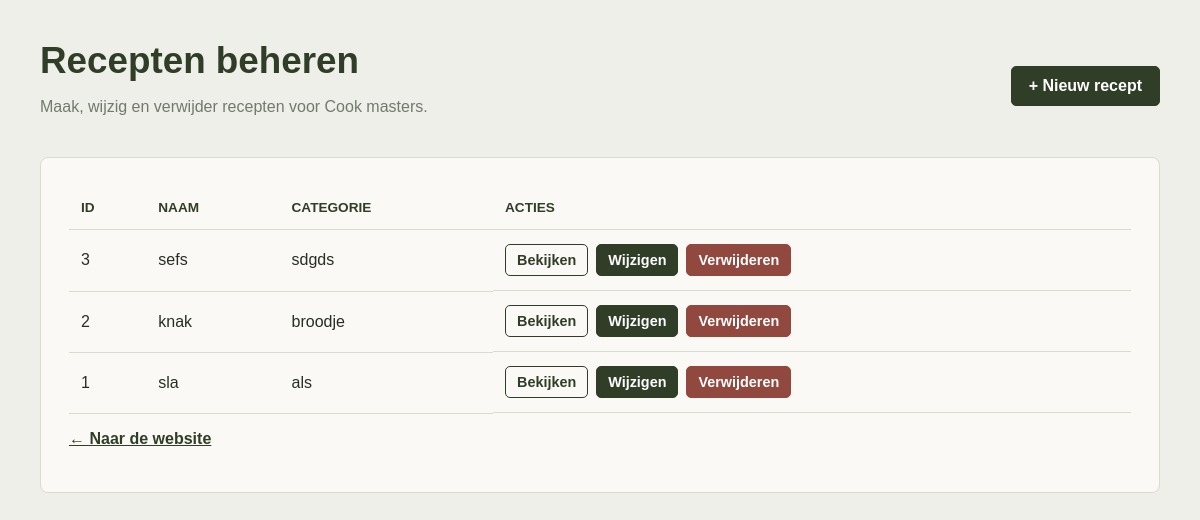
Page /dashboard/index.php on the earlier database version.
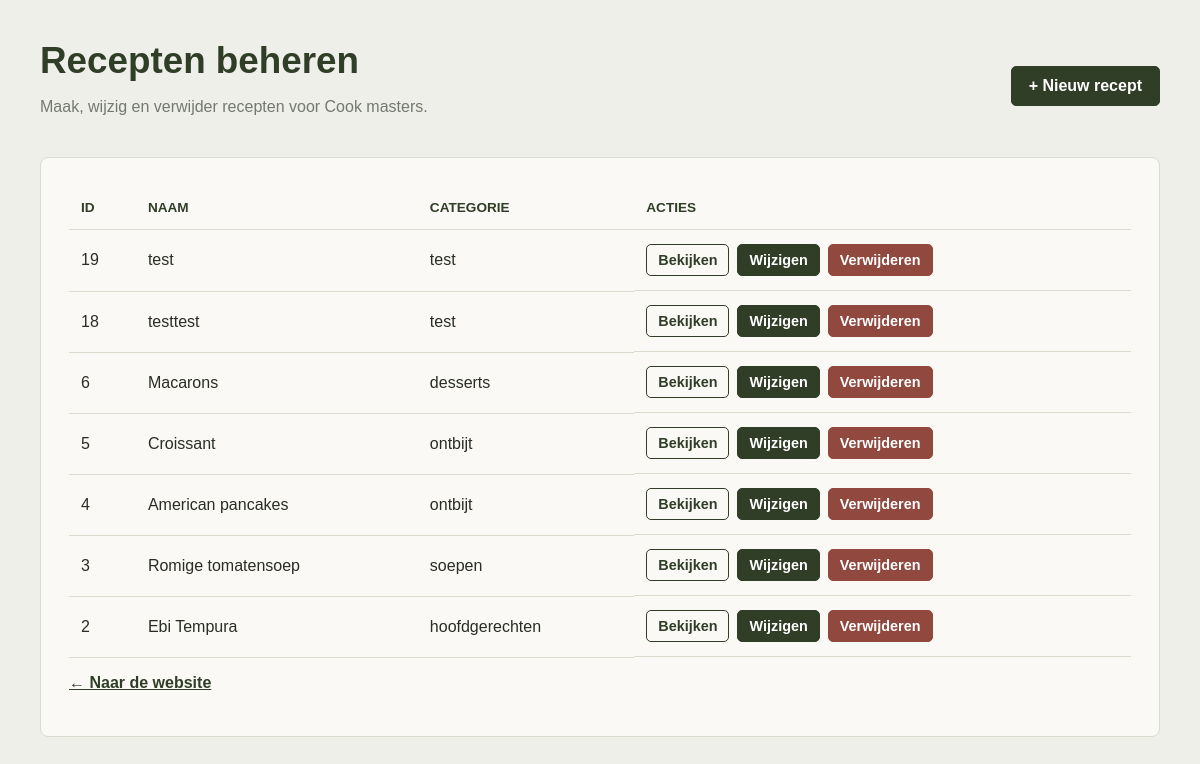
Same page on the later database version.
### tables this page shows
CREATE TABLE "CRUD"
(
    ID           integer not null
        constraint Primary_Key
            primary key autoincrement,
    Name         TEXT    not null,
    Categorie    TEXT    not null,
    Benodigheden TEXT    not null,
    Voorstuk     TEXT    not null,
    StappenPlan  TEXT    not null,
    EindTekst    TEXT    not null
, Image TEXT NOT NULL DEFAULT '');

### dashboard/index.php (the view, shortened to what this page needs)
<?php
require_once __DIR__ . '/../database.php';
$recipes = $db->query('SELECT * FROM CRUD ORDER BY ID DESC')->fetchAll();
?>
<!doctype html>
<html lang="nl">
<head><meta charset="UTF-8"><meta name="viewport" content="width=device-width, initial-scale=1.0"><title>Recepten beheren</title><link rel="stylesheet" href="dashboard.css"></head>
<body>
<main class="dashboard-shell">
    <header class="dashboard-header"><div><h1>Recepten beheren</h1><p class="muted">Maak, wijzig en verwijder recepten voor Cook masters.</p></div><a class="button" href="Create/index.php">+ Nieuw recept</a></header>
    <div class="panel">
    <table class="recipe-table">
        <tr><th>ID</th><th>Naam</th><th>Categorie</th><th>Acties</th></tr>
        <?php foreach ($recipes as $recipe): ?>
            <tr>
                <td><?= (int) $recipe['ID'] ?></td>
                <td><?= htmlspecialchars($recipe['Name']) ?></td>
                <td><?= htmlspecialchars($recipe['Categorie']) ?></td>
                <td class="actions">
                    <a class="button button-small button-secondary" href="Read/index.php?id=<?= (int) $recipe['ID'] ?>">Bekijken</a>
                    <a class="button button-small" href="Update/index.php?id=<?= (int) $recipe['ID'] ?>">Wijzigen</a>
                    <a class="button button-small button-danger" href="Delete/index.php?id=<?= (int) $recipe['ID'] ?>">Verwijderen</a>
                </td>
            </tr>
        <?php endforeach; ?>
    </table>
    <p><a href="../recepten.php">← Naar de website</a></p>
    </div>
</main>
</body>
</html>

### dashboard/dashboard.css (style rules this page uses)
:root { --forest: #415231; --forest-dark: #303d27; --sage: #a5b18f; --cream: #f7f4ec; --ink: #292d25; --line: #d9ddcf; }
* { box-sizing: border-box; }
body { margin: 0; min-height: 100vh; color: var(--ink); background: #eeefe9; font-family: Arial, Helvetica, sans-serif; }
.dashboard-shell { width: min(1120px, calc(100% - 32px)); margin: 0 auto; padding: 40px 0 60px; }
.dashboard-header { display: flex; align-items: center; justify-content: space-between; gap: 20px; margin-bottom: 25px; }
h1 { margin: 0 0 8px; color: var(--forest-dark); font-size: 2.3rem; }
.muted { color: #74796d; }
a { color: var(--forest-dark); font-weight: 600; }
.button, button { display: inline-block; border: 1px solid var(--forest-dark); border-radius: 5px; padding: 10px 17px; color: white; background: var(--forest-dark); cursor: pointer; font: inherit; font-weight: 600; text-decoration: none; }
.button-secondary { color: var(--forest-dark); background: transparent; }
.button-danger { border-color: #91483f; background: #91483f; }
.button-small { padding: 7px 11px; font-size: 0.85rem; }
.panel { padding: 28px; border: 1px solid var(--line); border-radius: 8px; background: #faf9f5; }
.recipe-table { width: 100%; border-collapse: collapse; }
.recipe-table th, .recipe-table td { padding: 14px 12px; border-bottom: 1px solid var(--line); text-align: left; vertical-align: middle; }
.recipe-table th { color: var(--forest-dark); font-size: 0.85rem; font-weight: 700; text-transform: uppercase; }
.actions { display: flex; flex-wrap: wrap; gap: 8px; }
.actions a { font-size: 0.9rem; }

Differences in the rows shown:
removed crud: ID "1", Name "sla", Categorie "als"
added crud: ID "19", Name "test", Categorie "test"
added crud: ID "18", Name "testtest", Categorie "test"
added crud: ID "6", Name "Macarons", Categorie "desserts"
added crud: ID "5", Name "Croissant", Categorie "ontbijt"
added crud: ID "4", Name "American pancakes", Categorie "ontbijt"
changed crud id 3: Name "sefs" → "Romige tomatensoep"; Categorie "sdgds" → "soepen"
changed crud id 2: Name "knak" → "Ebi Tempura"; Categorie "broodje" → "hoofdgerechten"
